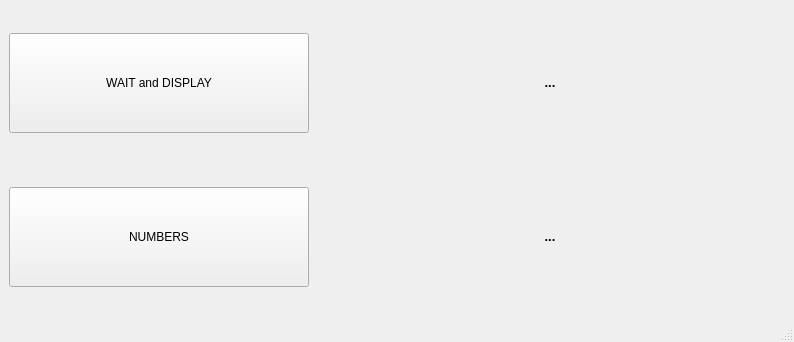
<?xml version="1.0" encoding="UTF-8"?>
<ui version="4.0">
 <class>Threading</class>
 <widget class="QMainWindow" name="Threading">
  <property name="windowModality">
   <enum>Qt::NonModal</enum>
  </property>
  <property name="enabled">
   <bool>true</bool>
  </property>
  <property name="geometry">
   <rect>
    <x>0</x>
    <y>0</y>
    <width>794</width>
    <height>342</height>
   </rect>
  </property>
  <property name="sizePolicy">
   <sizepolicy hsizetype="Fixed" vsizetype="Fixed">
    <horstretch>0</horstretch>
    <verstretch>0</verstretch>
   </sizepolicy>
  </property>
  <property name="minimumSize">
   <size>
    <width>200</width>
    <height>200</height>
   </size>
  </property>
  <property name="maximumSize">
   <size>
    <width>1900</width>
    <height>1900</height>
   </size>
  </property>
  <property name="windowTitle">
   <string>Threading</string>
  </property>
  <property name="windowIcon">
   <iconset>
    <normaloff>icon.png</normaloff>icon.png</iconset>
  </property>
  <property name="toolButtonStyle">
   <enum>Qt::ToolButtonIconOnly</enum>
  </property>
  <property name="tabShape">
   <enum>QTabWidget::Rounded</enum>
  </property>
  <widget class="QWidget" name="centralwidget">
   <layout class="QVBoxLayout" name="verticalLayout">
    <item>
     <layout class="QHBoxLayout" name="horizontalLayout">
      <item>
       <widget class="QPushButton" name="b_waitdisplay">
        <property name="maximumSize">
         <size>
          <width>300</width>
          <height>100</height>
         </size>
        </property>
        <property name="text">
         <string>WAIT and DISPLAY</string>
        </property>
       </widget>
      </item>
      <item>
       <widget class="QLabel" name="l_waitdisplay">
        <property name="font">
         <font>
          <pointsize>12</pointsize>
          <weight>75</weight>
          <bold>true</bold>
         </font>
        </property>
        <property name="text">
         <string>&lt;html&gt;&lt;head/&gt;&lt;body&gt;&lt;p align=&quot;center&quot;&gt;&lt;span style=&quot; font-size:10pt; font-weight:600;&quot;&gt;...&lt;/span&gt;&lt;/p&gt;&lt;/body&gt;&lt;/html&gt;</string>
        </property>
        <property name="alignment">
         <set>Qt::AlignCenter</set>
        </property>
       </widget>
      </item>
     </layout>
    </item>
    <item>
     <layout class="QHBoxLayout" name="horizontalLayout_2">
      <item>
       <widget class="QPushButton" name="b_numbers">
        <property name="maximumSize">
         <size>
          <width>300</width>
          <height>100</height>
         </size>
        </property>
        <property name="text">
         <string>NUMBERS</string>
        </property>
       </widget>
      </item>
      <item>
       <widget class="QLabel" name="l_numbers">
        <property name="font">
         <font>
          <pointsize>12</pointsize>
          <weight>75</weight>
          <bold>true</bold>
         </font>
        </property>
        <property name="text">
         <string>&lt;html&gt;&lt;head/&gt;&lt;body&gt;&lt;p align=&quot;center&quot;&gt;&lt;span style=&quot; font-size:10pt; font-weight:600;&quot;&gt;...&lt;/span&gt;&lt;/p&gt;&lt;/body&gt;&lt;/html&gt;</string>
        </property>
        <property name="alignment">
         <set>Qt::AlignCenter</set>
        </property>
       </widget>
      </item>
     </layout>
    </item>
   </layout>
  </widget>
  <widget class="QStatusBar" name="statusbar"/>
 </widget>
 <resources/>
 <connections/>
</ui>
